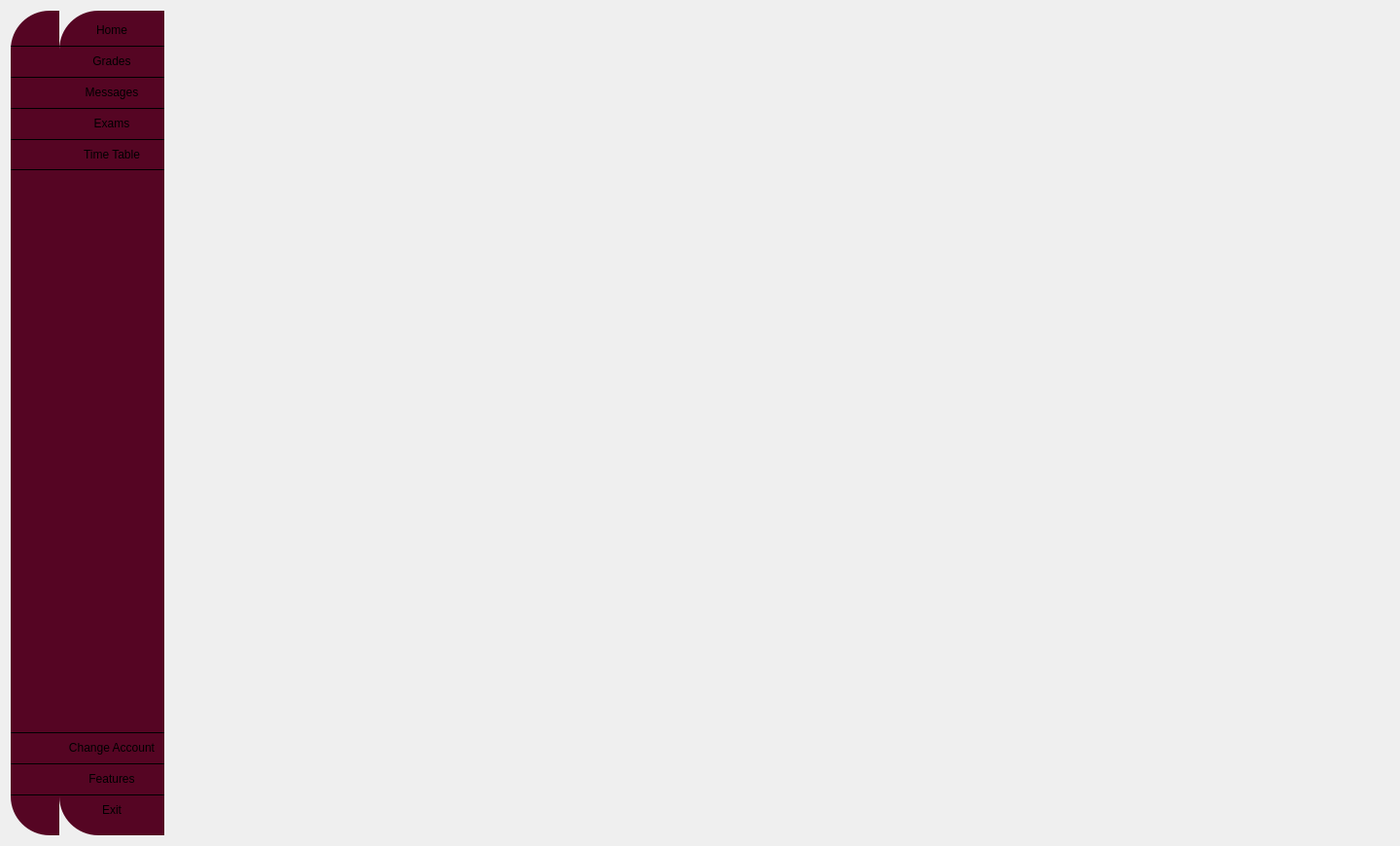
<?xml version="1.0" encoding="UTF-8"?>
<ui version="4.0">
 <class>ManagerWindow</class>
 <widget class="QWidget" name="ManagerWindow">
  <property name="geometry">
   <rect>
    <x>0</x>
    <y>0</y>
    <width>1440</width>
    <height>870</height>
   </rect>
  </property>
  <property name="windowTitle">
   <string>Form</string>
  </property>
  <layout class="QHBoxLayout" name="horizontalLayout">
   <item>
    <widget class="QWidget" name="mainwidget" native="true">
     <property name="styleSheet">
      <string notr="true">QWidget#mainwidget{
border-image: url(:/images/rose-petals.png);
border-radius:40px;
}

QWidget#icon_sidebar, #full_sidebar {
background-color:rgba(85,5,35,255);
border-top-left-radius:40px;
border-bottom-left-radius:40px;
}

QPushButton{
border-top:1px solid black;
background-color:rgba(0,0,0,0);
padding:8px;
}
QPushButton:hover{
background-color:rgba(0,0,0,30);
}
QPushButton:pressed{
background-color:rgba(0,0,0,60);
}
QPushButton:checked{
background-color:rgba(0,0,0,60);
}



</string>
     </property>
     <layout class="QHBoxLayout" name="horizontalLayout_4">
      <property name="spacing">
       <number>0</number>
      </property>
      <property name="sizeConstraint">
       <enum>QLayout::SetDefaultConstraint</enum>
      </property>
      <property name="leftMargin">
       <number>0</number>
      </property>
      <property name="topMargin">
       <number>0</number>
      </property>
      <property name="rightMargin">
       <number>0</number>
      </property>
      <property name="bottomMargin">
       <number>0</number>
      </property>
      <item>
       <widget class="QWidget" name="icon_sidebar" native="true">
        <property name="sizePolicy">
         <sizepolicy hsizetype="Preferred" vsizetype="Minimum">
          <horstretch>0</horstretch>
          <verstretch>0</verstretch>
         </sizepolicy>
        </property>
        <property name="maximumSize">
         <size>
          <width>70</width>
          <height>16777215</height>
         </size>
        </property>
        <property name="styleSheet">
         <string notr="true"/>
        </property>
        <layout class="QVBoxLayout" name="verticalLayout_5">
         <property name="spacing">
          <number>0</number>
         </property>
         <property name="leftMargin">
          <number>0</number>
         </property>
         <property name="topMargin">
          <number>5</number>
         </property>
         <property name="rightMargin">
          <number>0</number>
         </property>
         <property name="bottomMargin">
          <number>10</number>
         </property>
         <item>
          <layout class="QVBoxLayout" name="verticalLayout">
           <property name="spacing">
            <number>0</number>
           </property>
           <property name="sizeConstraint">
            <enum>QLayout::SetMinimumSize</enum>
           </property>
           <item>
            <widget class="QPushButton" name="homeButton_1">
             <property name="styleSheet">
              <string notr="true">border-top:none;</string>
             </property>
             <property name="text">
              <string/>
             </property>
             <property name="icon">
              <iconset resource="res.qrc">
               <normaloff>:/images/Assets/home.png</normaloff>:/images/Assets/home.png</iconset>
             </property>
             <property name="iconSize">
              <size>
               <width>32</width>
               <height>32</height>
              </size>
             </property>
             <property name="checkable">
              <bool>true</bool>
             </property>
             <property name="autoExclusive">
              <bool>true</bool>
             </property>
            </widget>
           </item>
           <item>
            <widget class="QPushButton" name="gradesButton_1">
             <property name="sizePolicy">
              <sizepolicy hsizetype="Minimum" vsizetype="Minimum">
               <horstretch>0</horstretch>
               <verstretch>0</verstretch>
              </sizepolicy>
             </property>
             <property name="text">
              <string/>
             </property>
             <property name="icon">
              <iconset resource="res.qrc">
               <normaloff>:/images/Assets/grade.png</normaloff>:/images/Assets/grade.png</iconset>
             </property>
             <property name="iconSize">
              <size>
               <width>32</width>
               <height>32</height>
              </size>
             </property>
             <property name="checkable">
              <bool>true</bool>
             </property>
             <property name="autoExclusive">
              <bool>true</bool>
             </property>
            </widget>
           </item>
           <item>
            <widget class="QPushButton" name="messagesButton_1">
             <property name="sizePolicy">
              <sizepolicy hsizetype="Minimum" vsizetype="Minimum">
               <horstretch>0</horstretch>
               <verstretch>0</verstretch>
              </sizepolicy>
             </property>
             <property name="text">
              <string/>
             </property>
             <property name="icon">
              <iconset resource="res.qrc">
               <normaloff>:/images/Assets/email.png</normaloff>:/images/Assets/email.png</iconset>
             </property>
             <property name="iconSize">
              <size>
               <width>32</width>
               <height>32</height>
              </size>
             </property>
             <property name="checkable">
              <bool>true</bool>
             </property>
             <property name="autoExclusive">
              <bool>true</bool>
             </property>
            </widget>
           </item>
           <item>
            <widget class="QPushButton" name="examsButton_1">
             <property name="sizePolicy">
              <sizepolicy hsizetype="Minimum" vsizetype="Minimum">
               <horstretch>0</horstretch>
               <verstretch>0</verstretch>
              </sizepolicy>
             </property>
             <property name="text">
              <string/>
             </property>
             <property name="icon">
              <iconset resource="res.qrc">
               <normaloff>:/images/Assets/paper.png</normaloff>:/images/Assets/paper.png</iconset>
             </property>
             <property name="iconSize">
              <size>
               <width>32</width>
               <height>32</height>
              </size>
             </property>
             <property name="checkable">
              <bool>true</bool>
             </property>
             <property name="autoExclusive">
              <bool>true</bool>
             </property>
            </widget>
           </item>
           <item>
            <widget class="QPushButton" name="timetableButton_1">
             <property name="sizePolicy">
              <sizepolicy hsizetype="Minimum" vsizetype="Minimum">
               <horstretch>0</horstretch>
               <verstretch>0</verstretch>
              </sizepolicy>
             </property>
             <property name="styleSheet">
              <string notr="true">border-bottom:1px solid black;</string>
             </property>
             <property name="text">
              <string/>
             </property>
             <property name="icon">
              <iconset resource="res.qrc">
               <normaloff>:/images/Assets/planning.png</normaloff>:/images/Assets/planning.png</iconset>
             </property>
             <property name="iconSize">
              <size>
               <width>32</width>
               <height>32</height>
              </size>
             </property>
             <property name="checkable">
              <bool>true</bool>
             </property>
             <property name="autoExclusive">
              <bool>true</bool>
             </property>
            </widget>
           </item>
          </layout>
         </item>
         <item>
          <spacer name="verticalSpacer">
           <property name="orientation">
            <enum>Qt::Vertical</enum>
           </property>
           <property name="sizeHint" stdset="0">
            <size>
             <width>20</width>
             <height>427</height>
            </size>
           </property>
          </spacer>
         </item>
         <item>
          <layout class="QVBoxLayout" name="verticalLayout_2">
           <property name="spacing">
            <number>0</number>
           </property>
           <property name="sizeConstraint">
            <enum>QLayout::SetMinimumSize</enum>
           </property>
           <item>
            <widget class="QPushButton" name="changeaccButton_1">
             <property name="sizePolicy">
              <sizepolicy hsizetype="Minimum" vsizetype="Minimum">
               <horstretch>0</horstretch>
               <verstretch>0</verstretch>
              </sizepolicy>
             </property>
             <property name="styleSheet">
              <string notr="true"/>
             </property>
             <property name="text">
              <string/>
             </property>
             <property name="icon">
              <iconset resource="res.qrc">
               <normaloff>:/images/Assets/refresh.png</normaloff>:/images/Assets/refresh.png</iconset>
             </property>
             <property name="iconSize">
              <size>
               <width>32</width>
               <height>32</height>
              </size>
             </property>
             <property name="checkable">
              <bool>true</bool>
             </property>
             <property name="autoExclusive">
              <bool>true</bool>
             </property>
            </widget>
           </item>
           <item>
            <widget class="QPushButton" name="featuresButton_1">
             <property name="sizePolicy">
              <sizepolicy hsizetype="Minimum" vsizetype="Minimum">
               <horstretch>0</horstretch>
               <verstretch>0</verstretch>
              </sizepolicy>
             </property>
             <property name="text">
              <string/>
             </property>
             <property name="icon">
              <iconset resource="res.qrc">
               <normaloff>:/images/Assets/application.png</normaloff>:/images/Assets/application.png</iconset>
             </property>
             <property name="iconSize">
              <size>
               <width>32</width>
               <height>32</height>
              </size>
             </property>
             <property name="checkable">
              <bool>true</bool>
             </property>
             <property name="autoExclusive">
              <bool>true</bool>
             </property>
            </widget>
           </item>
           <item>
            <widget class="QPushButton" name="exitButton_1">
             <property name="sizePolicy">
              <sizepolicy hsizetype="Minimum" vsizetype="Minimum">
               <horstretch>0</horstretch>
               <verstretch>0</verstretch>
              </sizepolicy>
             </property>
             <property name="styleSheet">
              <string notr="true">background-color:rgba(0,0,0,0);</string>
             </property>
             <property name="text">
              <string/>
             </property>
             <property name="icon">
              <iconset resource="res.qrc">
               <normaloff>:/images/Assets/exit.png</normaloff>:/images/Assets/exit.png</iconset>
             </property>
             <property name="iconSize">
              <size>
               <width>32</width>
               <height>32</height>
              </size>
             </property>
             <property name="checkable">
              <bool>true</bool>
             </property>
             <property name="autoExclusive">
              <bool>true</bool>
             </property>
            </widget>
           </item>
          </layout>
         </item>
        </layout>
       </widget>
      </item>
      <item>
       <widget class="QWidget" name="full_sidebar" native="true">
        <property name="sizePolicy">
         <sizepolicy hsizetype="Preferred" vsizetype="Minimum">
          <horstretch>0</horstretch>
          <verstretch>0</verstretch>
         </sizepolicy>
        </property>
        <property name="maximumSize">
         <size>
          <width>150</width>
          <height>16777215</height>
         </size>
        </property>
        <property name="styleSheet">
         <string notr="true"/>
        </property>
        <layout class="QVBoxLayout" name="verticalLayout_6">
         <property name="spacing">
          <number>0</number>
         </property>
         <property name="leftMargin">
          <number>0</number>
         </property>
         <property name="topMargin">
          <number>5</number>
         </property>
         <property name="rightMargin">
          <number>0</number>
         </property>
         <property name="bottomMargin">
          <number>10</number>
         </property>
         <item>
          <layout class="QVBoxLayout" name="verticalLayout_3">
           <property name="spacing">
            <number>0</number>
           </property>
           <item>
            <widget class="QPushButton" name="homeButton_2">
             <property name="styleSheet">
              <string notr="true">border-top:none;</string>
             </property>
             <property name="text">
              <string>Home</string>
             </property>
             <property name="icon">
              <iconset resource="res.qrc">
               <normaloff>:/images/Assets/home.png</normaloff>:/images/Assets/home.png</iconset>
             </property>
             <property name="iconSize">
              <size>
               <width>24</width>
               <height>24</height>
              </size>
             </property>
             <property name="checkable">
              <bool>true</bool>
             </property>
             <property name="autoExclusive">
              <bool>true</bool>
             </property>
            </widget>
           </item>
           <item>
            <widget class="QPushButton" name="gradesButton_2">
             <property name="sizePolicy">
              <sizepolicy hsizetype="Minimum" vsizetype="Minimum">
               <horstretch>0</horstretch>
               <verstretch>0</verstretch>
              </sizepolicy>
             </property>
             <property name="text">
              <string>Grades</string>
             </property>
             <property name="icon">
              <iconset resource="res.qrc">
               <normaloff>:/images/Assets/grade.png</normaloff>:/images/Assets/grade.png</iconset>
             </property>
             <property name="iconSize">
              <size>
               <width>24</width>
               <height>24</height>
              </size>
             </property>
             <property name="checkable">
              <bool>true</bool>
             </property>
             <property name="autoExclusive">
              <bool>true</bool>
             </property>
            </widget>
           </item>
           <item>
            <widget class="QPushButton" name="messagesButton_2">
             <property name="sizePolicy">
              <sizepolicy hsizetype="Minimum" vsizetype="Minimum">
               <horstretch>0</horstretch>
               <verstretch>0</verstretch>
              </sizepolicy>
             </property>
             <property name="text">
              <string>Messages</string>
             </property>
             <property name="icon">
              <iconset resource="res.qrc">
               <normaloff>:/images/Assets/email.png</normaloff>:/images/Assets/email.png</iconset>
             </property>
             <property name="iconSize">
              <size>
               <width>24</width>
               <height>24</height>
              </size>
             </property>
             <property name="checkable">
              <bool>true</bool>
             </property>
             <property name="autoExclusive">
              <bool>true</bool>
             </property>
            </widget>
           </item>
           <item>
            <widget class="QPushButton" name="examsButton_2">
             <property name="sizePolicy">
              <sizepolicy hsizetype="Minimum" vsizetype="Minimum">
               <horstretch>0</horstretch>
               <verstretch>0</verstretch>
              </sizepolicy>
             </property>
             <property name="text">
              <string>Exams</string>
             </property>
             <property name="icon">
              <iconset resource="res.qrc">
               <normaloff>:/images/Assets/paper.png</normaloff>:/images/Assets/paper.png</iconset>
             </property>
             <property name="iconSize">
              <size>
               <width>24</width>
               <height>24</height>
              </size>
             </property>
             <property name="checkable">
              <bool>true</bool>
             </property>
             <property name="autoExclusive">
              <bool>true</bool>
             </property>
            </widget>
           </item>
           <item>
            <widget class="QPushButton" name="timetableButton_2">
             <property name="sizePolicy">
              <sizepolicy hsizetype="Minimum" vsizetype="Minimum">
               <horstretch>0</horstretch>
               <verstretch>0</verstretch>
              </sizepolicy>
             </property>
             <property name="styleSheet">
              <string notr="true">border-bottom:1px solid black;</string>
             </property>
             <property name="text">
              <string>Time Table</string>
             </property>
             <property name="icon">
              <iconset resource="res.qrc">
               <normaloff>:/images/Assets/planning.png</normaloff>:/images/Assets/planning.png</iconset>
             </property>
             <property name="iconSize">
              <size>
               <width>24</width>
               <height>24</height>
              </size>
             </property>
             <property name="checkable">
              <bool>true</bool>
             </property>
             <property name="autoExclusive">
              <bool>true</bool>
             </property>
            </widget>
           </item>
          </layout>
         </item>
         <item>
          <spacer name="verticalSpacer_2">
           <property name="orientation">
            <enum>Qt::Vertical</enum>
           </property>
           <property name="sizeHint" stdset="0">
            <size>
             <width>20</width>
             <height>451</height>
            </size>
           </property>
          </spacer>
         </item>
         <item>
          <layout class="QVBoxLayout" name="verticalLayout_4">
           <property name="spacing">
            <number>0</number>
           </property>
           <item>
            <widget class="QPushButton" name="changeaccButton_2">
             <property name="sizePolicy">
              <sizepolicy hsizetype="Minimum" vsizetype="Minimum">
               <horstretch>0</horstretch>
               <verstretch>0</verstretch>
              </sizepolicy>
             </property>
             <property name="text">
              <string>Change Account</string>
             </property>
             <property name="icon">
              <iconset resource="res.qrc">
               <normaloff>:/images/Assets/refresh.png</normaloff>:/images/Assets/refresh.png</iconset>
             </property>
             <property name="iconSize">
              <size>
               <width>24</width>
               <height>24</height>
              </size>
             </property>
             <property name="checkable">
              <bool>true</bool>
             </property>
             <property name="autoExclusive">
              <bool>true</bool>
             </property>
            </widget>
           </item>
           <item>
            <widget class="QPushButton" name="featuresButton_2">
             <property name="sizePolicy">
              <sizepolicy hsizetype="Minimum" vsizetype="Minimum">
               <horstretch>0</horstretch>
               <verstretch>0</verstretch>
              </sizepolicy>
             </property>
             <property name="text">
              <string>Features</string>
             </property>
             <property name="icon">
              <iconset resource="res.qrc">
               <normaloff>:/images/Assets/application.png</normaloff>:/images/Assets/application.png</iconset>
             </property>
             <property name="iconSize">
              <size>
               <width>24</width>
               <height>24</height>
              </size>
             </property>
             <property name="checkable">
              <bool>true</bool>
             </property>
             <property name="autoExclusive">
              <bool>true</bool>
             </property>
            </widget>
           </item>
           <item>
            <widget class="QPushButton" name="exitButton_2">
             <property name="sizePolicy">
              <sizepolicy hsizetype="Minimum" vsizetype="Minimum">
               <horstretch>0</horstretch>
               <verstretch>0</verstretch>
              </sizepolicy>
             </property>
             <property name="text">
              <string>Exit</string>
             </property>
             <property name="icon">
              <iconset resource="res.qrc">
               <normaloff>:/images/Assets/exit.png</normaloff>:/images/Assets/exit.png</iconset>
             </property>
             <property name="iconSize">
              <size>
               <width>24</width>
               <height>24</height>
              </size>
             </property>
             <property name="checkable">
              <bool>true</bool>
             </property>
             <property name="autoExclusive">
              <bool>true</bool>
             </property>
            </widget>
           </item>
          </layout>
         </item>
        </layout>
       </widget>
      </item>
      <item>
       <widget class="QWidget" name="content" native="true">
        <property name="styleSheet">
         <string notr="true">QPushButton {
border:none;
padding:0px;
}</string>
        </property>
        <layout class="QVBoxLayout" name="verticalLayout_7">
         <property name="spacing">
          <number>0</number>
         </property>
         <property name="leftMargin">
          <number>0</number>
         </property>
         <property name="topMargin">
          <number>0</number>
         </property>
         <property name="rightMargin">
          <number>0</number>
         </property>
         <property name="bottomMargin">
          <number>0</number>
         </property>
         <item>
          <layout class="QHBoxLayout" name="horizontalLayout_3">
           <property name="spacing">
            <number>0</number>
           </property>
           <property name="leftMargin">
            <number>15</number>
           </property>
           <property name="topMargin">
            <number>15</number>
           </property>
           <property name="rightMargin">
            <number>15</number>
           </property>
           <property name="bottomMargin">
            <number>5</number>
           </property>
           <item>
            <widget class="QPushButton" name="menuButton">
             <property name="styleSheet">
              <string notr="true">QPushButton:checked {
background-color:rgba(0,0,0,0);
}</string>
             </property>
             <property name="text">
              <string/>
             </property>
             <property name="icon">
              <iconset resource="res.qrc">
               <normaloff>:/images/Assets/menu.png</normaloff>:/images/Assets/menu.png</iconset>
             </property>
             <property name="iconSize">
              <size>
               <width>32</width>
               <height>32</height>
              </size>
             </property>
             <property name="checkable">
              <bool>true</bool>
             </property>
             <property name="autoExclusive">
              <bool>false</bool>
             </property>
            </widget>
           </item>
           <item>
            <spacer name="horizontalSpacer_3">
             <property name="orientation">
              <enum>Qt::Horizontal</enum>
             </property>
             <property name="sizeHint" stdset="0">
              <size>
               <width>40</width>
               <height>20</height>
              </size>
             </property>
            </spacer>
           </item>
           <item>
            <widget class="QPushButton" name="profileButton">
             <property name="text">
              <string/>
             </property>
             <property name="icon">
              <iconset resource="res.qrc">
               <normaloff>:/images/Assets/user.png</normaloff>:/images/Assets/user.png</iconset>
             </property>
             <property name="iconSize">
              <size>
               <width>32</width>
               <height>32</height>
              </size>
             </property>
            </widget>
           </item>
          </layout>
         </item>
         <item>
          <widget class="QStackedWidget" name="stackedWidget">
           <widget class="QWidget" name="home_page"/>
           <widget class="QWidget" name="grades_page">
            <property name="styleSheet">
             <string notr="true">QWidget{
background-color:rgba(0,0,0,0);
}</string>
            </property>
            <layout class="QVBoxLayout" name="verticalLayout_8">
             <property name="spacing">
              <number>0</number>
             </property>
             <property name="leftMargin">
              <number>0</number>
             </property>
             <property name="topMargin">
              <number>0</number>
             </property>
             <property name="rightMargin">
              <number>0</number>
             </property>
             <property name="bottomMargin">
              <number>0</number>
             </property>
             <item>
              <widget class="QToolBox" name="toolBox">
               <property name="minimumSize">
                <size>
                 <width>0</width>
                 <height>782</height>
                </size>
               </property>
               <property name="maximumSize">
                <size>
                 <width>16777215</width>
                 <height>782</height>
                </size>
               </property>
               <property name="currentIndex">
                <number>0</number>
               </property>
               <widget class="QWidget" name="page">
                <property name="geometry">
                 <rect>
                  <x>0</x>
                  <y>0</y>
                  <width>100</width>
                  <height>30</height>
                 </rect>
                </property>
                <attribute name="label">
                 <string>Page</string>
                </attribute>
                <widget class="QWidget" name="widget" native="true">
                 <property name="geometry">
                  <rect>
                   <x>0</x>
                   <y>0</y>
                   <width>1218</width>
                   <height>200</height>
                  </rect>
                 </property>
                 <property name="sizePolicy">
                  <sizepolicy hsizetype="Preferred" vsizetype="Expanding">
                   <horstretch>0</horstretch>
                   <verstretch>0</verstretch>
                  </sizepolicy>
                 </property>
                </widget>
               </widget>
               <widget class="QWidget" name="page_3">
                <property name="geometry">
                 <rect>
                  <x>0</x>
                  <y>0</y>
                  <width>100</width>
                  <height>30</height>
                 </rect>
                </property>
                <attribute name="label">
                 <string>Page</string>
                </attribute>
               </widget>
               <widget class="QWidget" name="page_2">
                <property name="geometry">
                 <rect>
                  <x>0</x>
                  <y>0</y>
                  <width>100</width>
                  <height>30</height>
                 </rect>
                </property>
                <attribute name="label">
                 <string>Page</string>
                </attribute>
               </widget>
              </widget>
             </item>
            </layout>
           </widget>
           <widget class="QWidget" name="messages_page"/>
           <widget class="QWidget" name="exams_page"/>
           <widget class="QWidget" name="timetable_page"/>
           <widget class="QWidget" name="features_page"/>
           <widget class="QWidget" name="profile_page"/>
          </widget>
         </item>
        </layout>
       </widget>
      </item>
     </layout>
    </widget>
   </item>
  </layout>
 </widget>
 <resources>
  <include location="res.qrc"/>
 </resources>
 <connections>
  <connection>
   <sender>menuButton</sender>
   <signal>toggled(bool)</signal>
   <receiver>icon_sidebar</receiver>
   <slot>setVisible(bool)</slot>
   <hints>
    <hint type="sourcelabel">
     <x>256</x>
     <y>47</y>
    </hint>
    <hint type="destinationlabel">
     <x>62</x>
     <y>466</y>
    </hint>
   </hints>
  </connection>
  <connection>
   <sender>menuButton</sender>
   <signal>toggled(bool)</signal>
   <receiver>full_sidebar</receiver>
   <slot>setHidden(bool)</slot>
   <hints>
    <hint type="sourcelabel">
     <x>267</x>
     <y>47</y>
    </hint>
    <hint type="destinationlabel">
     <x>186</x>
     <y>484</y>
    </hint>
   </hints>
  </connection>
  <connection>
   <sender>homeButton_1</sender>
   <signal>toggled(bool)</signal>
   <receiver>homeButton_2</receiver>
   <slot>setChecked(bool)</slot>
   <hints>
    <hint type="sourcelabel">
     <x>60</x>
     <y>78</y>
    </hint>
    <hint type="destinationlabel">
     <x>133</x>
     <y>72</y>
    </hint>
   </hints>
  </connection>
  <connection>
   <sender>gradesButton_1</sender>
   <signal>toggled(bool)</signal>
   <receiver>gradesButton_2</receiver>
   <slot>setChecked(bool)</slot>
   <hints>
    <hint type="sourcelabel">
     <x>54</x>
     <y>129</y>
    </hint>
    <hint type="destinationlabel">
     <x>167</x>
     <y>116</y>
    </hint>
   </hints>
  </connection>
  <connection>
   <sender>messagesButton_1</sender>
   <signal>toggled(bool)</signal>
   <receiver>messagesButton_2</receiver>
   <slot>setChecked(bool)</slot>
   <hints>
    <hint type="sourcelabel">
     <x>59</x>
     <y>180</y>
    </hint>
    <hint type="destinationlabel">
     <x>141</x>
     <y>147</y>
    </hint>
   </hints>
  </connection>
  <connection>
   <sender>examsButton_1</sender>
   <signal>toggled(bool)</signal>
   <receiver>examsButton_2</receiver>
   <slot>setChecked(bool)</slot>
   <hints>
    <hint type="sourcelabel">
     <x>52</x>
     <y>227</y>
    </hint>
    <hint type="destinationlabel">
     <x>163</x>
     <y>206</y>
    </hint>
   </hints>
  </connection>
  <connection>
   <sender>timetableButton_1</sender>
   <signal>toggled(bool)</signal>
   <receiver>timetableButton_2</receiver>
   <slot>setChecked(bool)</slot>
   <hints>
    <hint type="sourcelabel">
     <x>48</x>
     <y>275</y>
    </hint>
    <hint type="destinationlabel">
     <x>182</x>
     <y>255</y>
    </hint>
   </hints>
  </connection>
  <connection>
   <sender>featuresButton_1</sender>
   <signal>toggled(bool)</signal>
   <receiver>featuresButton_2</receiver>
   <slot>setChecked(bool)</slot>
   <hints>
    <hint type="sourcelabel">
     <x>53</x>
     <y>760</y>
    </hint>
    <hint type="destinationlabel">
     <x>145</x>
     <y>770</y>
    </hint>
   </hints>
  </connection>
  <connection>
   <sender>homeButton_2</sender>
   <signal>toggled(bool)</signal>
   <receiver>homeButton_1</receiver>
   <slot>setChecked(bool)</slot>
   <hints>
    <hint type="sourcelabel">
     <x>147</x>
     <y>72</y>
    </hint>
    <hint type="destinationlabel">
     <x>68</x>
     <y>89</y>
    </hint>
   </hints>
  </connection>
  <connection>
   <sender>gradesButton_2</sender>
   <signal>toggled(bool)</signal>
   <receiver>gradesButton_1</receiver>
   <slot>setChecked(bool)</slot>
   <hints>
    <hint type="sourcelabel">
     <x>187</x>
     <y>102</y>
    </hint>
    <hint type="destinationlabel">
     <x>39</x>
     <y>132</y>
    </hint>
   </hints>
  </connection>
  <connection>
   <sender>messagesButton_2</sender>
   <signal>toggled(bool)</signal>
   <receiver>messagesButton_1</receiver>
   <slot>setChecked(bool)</slot>
   <hints>
    <hint type="sourcelabel">
     <x>179</x>
     <y>150</y>
    </hint>
    <hint type="destinationlabel">
     <x>47</x>
     <y>196</y>
    </hint>
   </hints>
  </connection>
  <connection>
   <sender>examsButton_2</sender>
   <signal>toggled(bool)</signal>
   <receiver>examsButton_1</receiver>
   <slot>setChecked(bool)</slot>
   <hints>
    <hint type="sourcelabel">
     <x>139</x>
     <y>199</y>
    </hint>
    <hint type="destinationlabel">
     <x>65</x>
     <y>231</y>
    </hint>
   </hints>
  </connection>
  <connection>
   <sender>timetableButton_2</sender>
   <signal>toggled(bool)</signal>
   <receiver>timetableButton_1</receiver>
   <slot>setChecked(bool)</slot>
   <hints>
    <hint type="sourcelabel">
     <x>162</x>
     <y>234</y>
    </hint>
    <hint type="destinationlabel">
     <x>62</x>
     <y>284</y>
    </hint>
   </hints>
  </connection>
  <connection>
   <sender>featuresButton_2</sender>
   <signal>toggled(bool)</signal>
   <receiver>featuresButton_1</receiver>
   <slot>setChecked(bool)</slot>
   <hints>
    <hint type="sourcelabel">
     <x>190</x>
     <y>765</y>
    </hint>
    <hint type="destinationlabel">
     <x>57</x>
     <y>752</y>
    </hint>
   </hints>
  </connection>
 </connections>
</ui>
